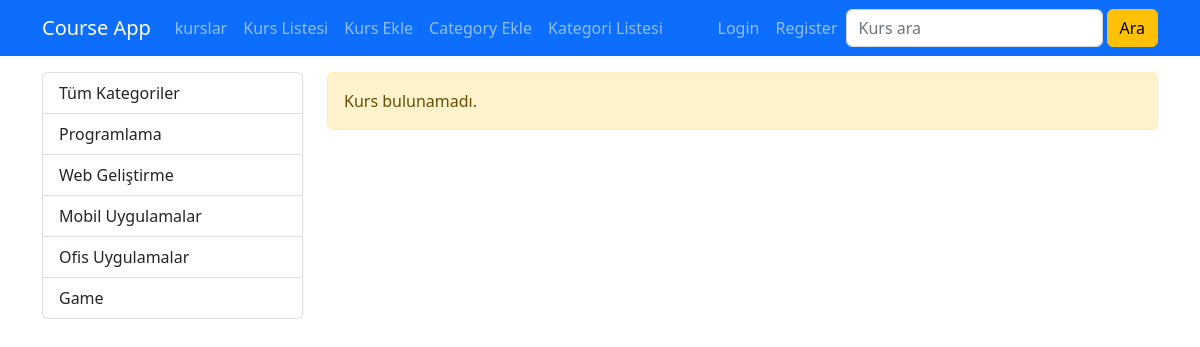
Before: /kurs/kategori/silinecek-deneme with the older database file.
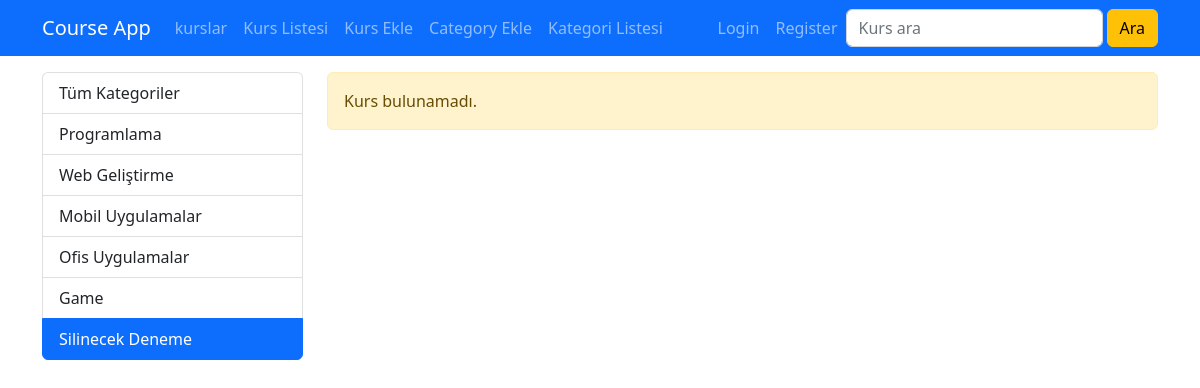
After: the same page with the newer database file.
### courses/models.py (models this page shows, shortened)
class Category(models.Model):
    name = models.CharField(max_length=40)
    slug = models.SlugField(default="", db_index=True, null= False, unique=True, max_length=50)

### courses/views.py (the view)
# urls.py: path("kategori/<slug:slug>", views.getCoursesByCategory, name="courses_by"),
def getCoursesByCategory(request,slug):
        kurslar = course.objects.filter(categories__slug=slug, isActive=True).order_by("date")
        kategoriler = Category.objects.all()
        paginator = Paginator(kurslar, 2)
        page = request.GET.get('page', 1)
        page_obj = paginator.page(page)
        return render(request, 'courses/list.html', {
        'categories' : kategoriler,
        'courses' : page_obj,
        'selected_category' : slug
        })

### courses/templates/courses/list.html (shortened to what this page needs)
{% extends "layout.html" %}
{% load static %}
{% block body %}
<div class="container mt-3">
    <div class="row">
        <div class="col-3" >
          {% include "courses/partials/_category.html" %}
        </div>
        <div class="col-9">
        {% if courses|length == 0 %}
            <div class="alert alert-warning">Kurs bulunamadı.</div>
        {% endif %}
          </div>
    </div>
</div>
{% endblock body %}

### courses/templates/courses/partials/_category.html
  <div class="list-group">
    <a href="/kurs" class="list-group-item list-group-item-action{% if selected_category is None %} active{% endif %}">Tüm Kategoriler</a>
    {% for categor in categories %}
       <a href="{% url 'courses_by' categor.slug %}" class="list-group-item list-group-item-action {% if selected_category == categor.slug %} active{% endif %}" >{{categor.name|title}}</a>
       {% endfor %}
 </div>

Changed rows visible on the page:
added Category: name "Silinecek Deneme", slug "silinecek-deneme" (drawn)
